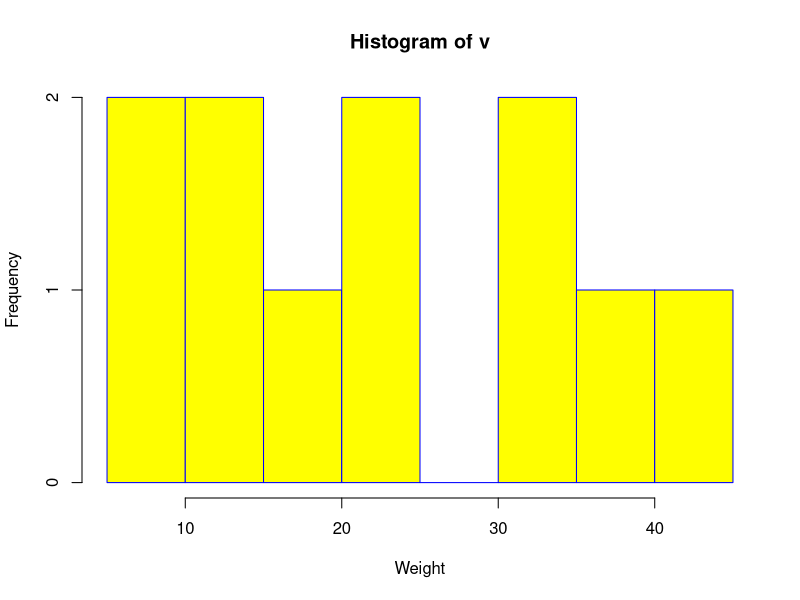
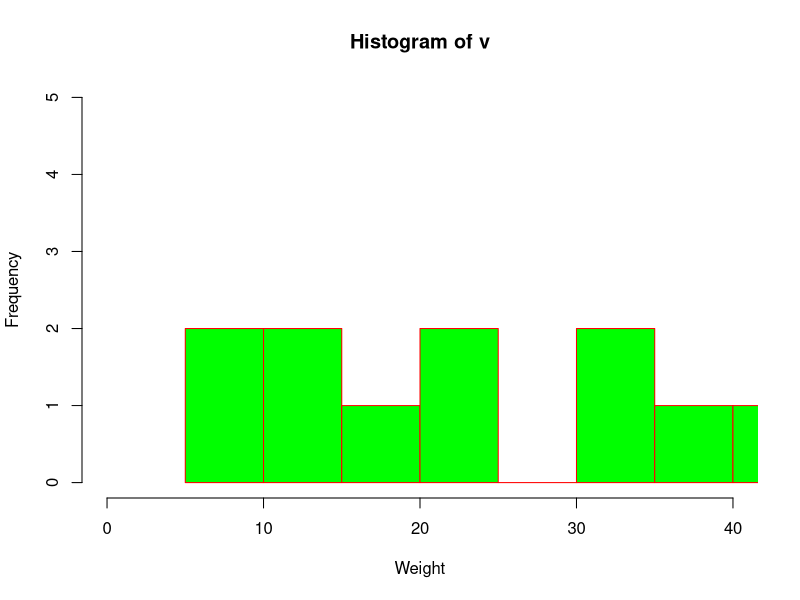

Reproduce these figures in R, in order.
# Create data for the graph.
v <-  c(9,13,21,8,36,22,12,41,31,33,19)

hist(v,xlab = "Weight",col = "yellow",border = "blue")

#to limit x and y axis
hist(v,xlab = "Weight",col = "green",border = "red", xlim = c(0,40), ylim = c(0,5),
     breaks = 5)
dev.off()